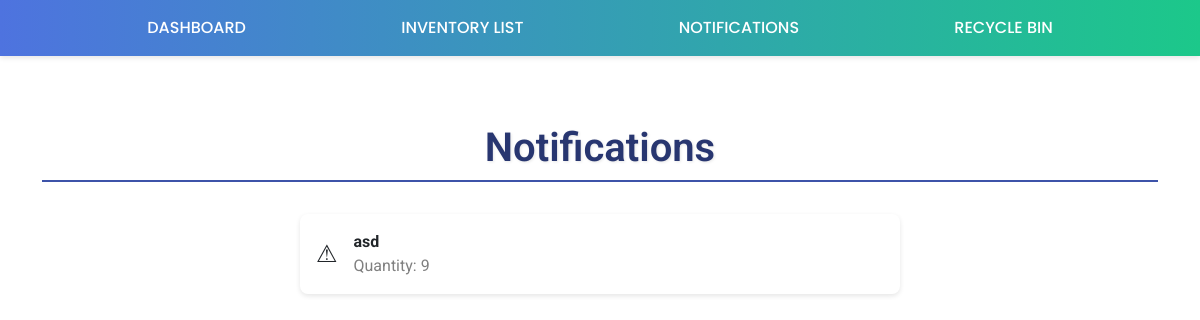
The page /notifications/ on the database as committed earlier.
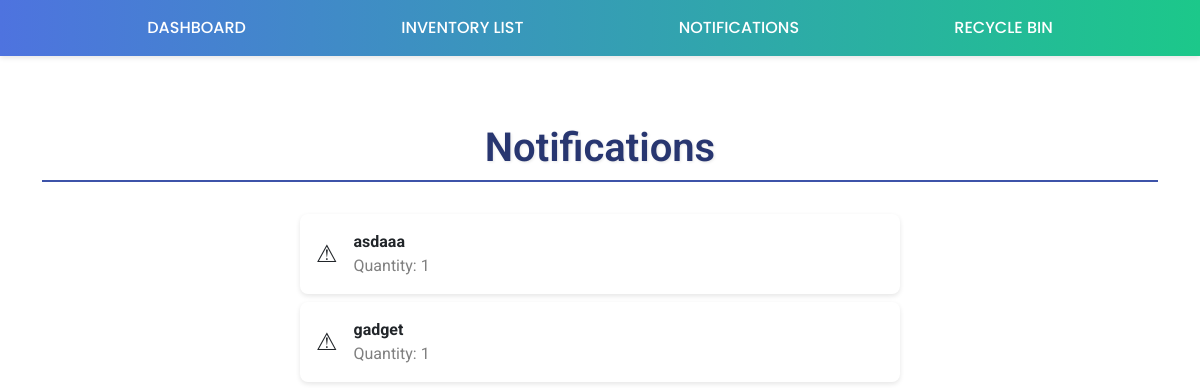
The same page on the database as committed later.
### sampleapp/models.py (models this page shows, shortened)
class Item(models.Model):
    name = models.CharField(max_length=100)
    description = models.TextField(blank=True, null=True)
    quantity = models.PositiveIntegerField()
    price = models.DecimalField(max_digits=10, decimal_places=2)
    added_on = models.DateTimeField(auto_now_add=True)
    modified_at = models.DateTimeField(auto_now=True)  # Automatically updated on change
    created_at = models.DateTimeField(auto_now_add=True)
    is_deleted = models.BooleanField(default=False)  # Soft delete flag

### sampleproject/views.py (the view)
# urls.py: path('notifications/', notifications, name='notifications'),
def notifications(request):
    notifications = Item.objects.filter(is_deleted=False, quantity__lt=10)  # Low stock, not deleted
    return render(request, 'notifications.html', {'notifications': notifications})

### sampleapp/templates/notifications.html (shortened to what this page needs)
{% extends 'base.html' %}
{% block content %}
<div class="main-content">
        <h1 class="page-title">Notifications</h1>
    <div class="notification-container" style="margin: 2rem auto; max-width: 600px;">
        {% if notifications %}
            {% for item in notifications %}
                <a href="{% url 'edit_item' item.id %}"
                   class="notification {% if item.quantity <= 0 %}out-of-stock{% else %}low-stock{% endif %}"
                   style="display: flex; align-items: center; margin: 0.5rem 0; padding: 1rem; border-radius: 8px;
                          box-shadow: 0 2px 5px rgba(0,0,0,0.1); text-decoration: none; color: inherit;">
                    <div style="font-size: 1.5rem; margin-right: 1rem;">&#9888;</div>
                    <div>
                        <strong>{{ item.name }}</strong>
                        <p style="margin: 0; color: gray;">Quantity: {{ item.quantity }}</p>
                    </div>
                </a>
            {% endfor %}
        {% else %}
            <p style="text-align: center; font-size: 1.1em; color: gray;">No items need restocking at the moment.</p>
        {% endif %}
    </div>
</div>
{% endblock %}

Rows that differ between the two databases and show on the page:
removed Item: name "asd", quantity "9"
added Item: name "asdaaa", quantity "1"
added Item: name "gadget", quantity "1"
